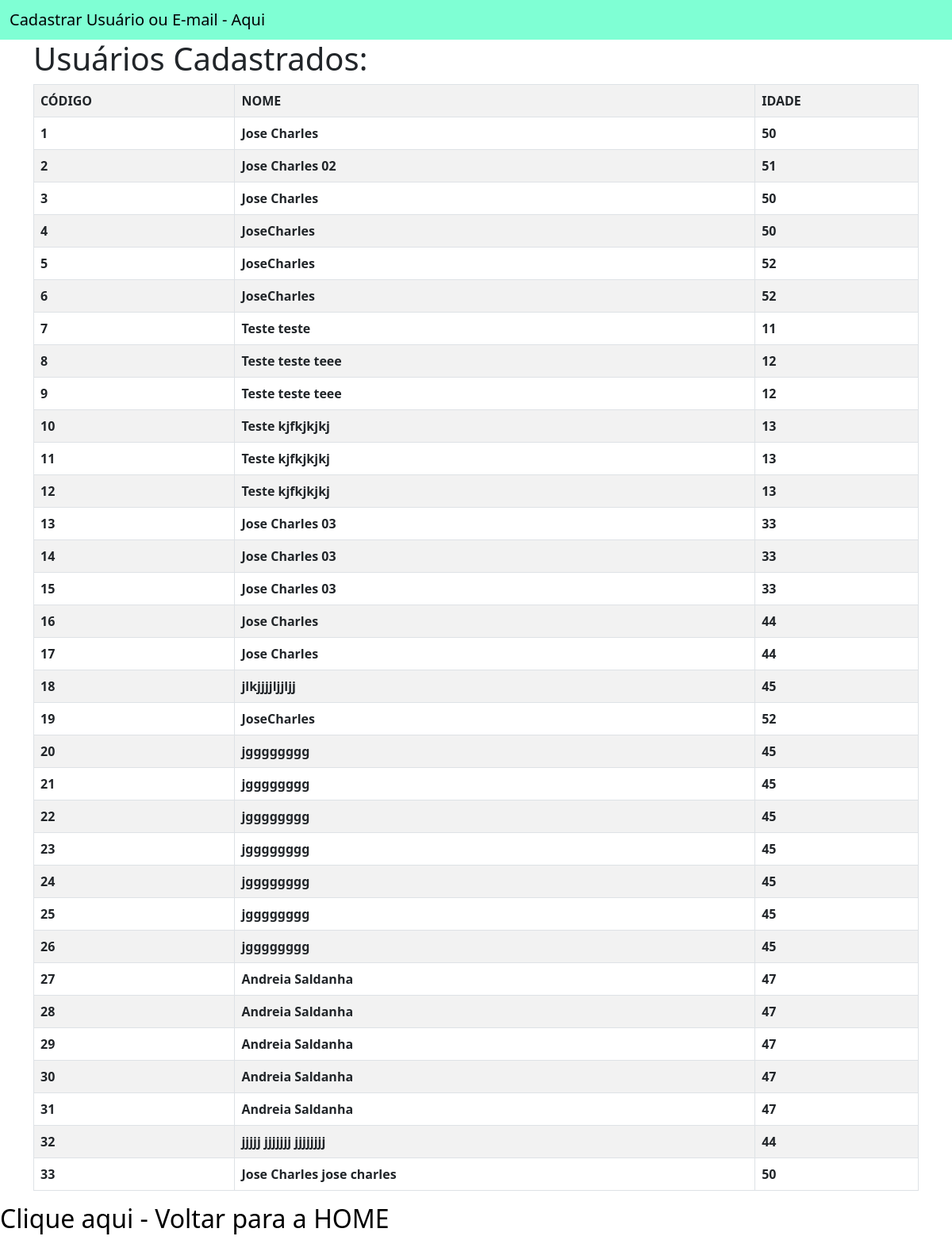
Page /usuarios/usuarios.html on the earlier database version.
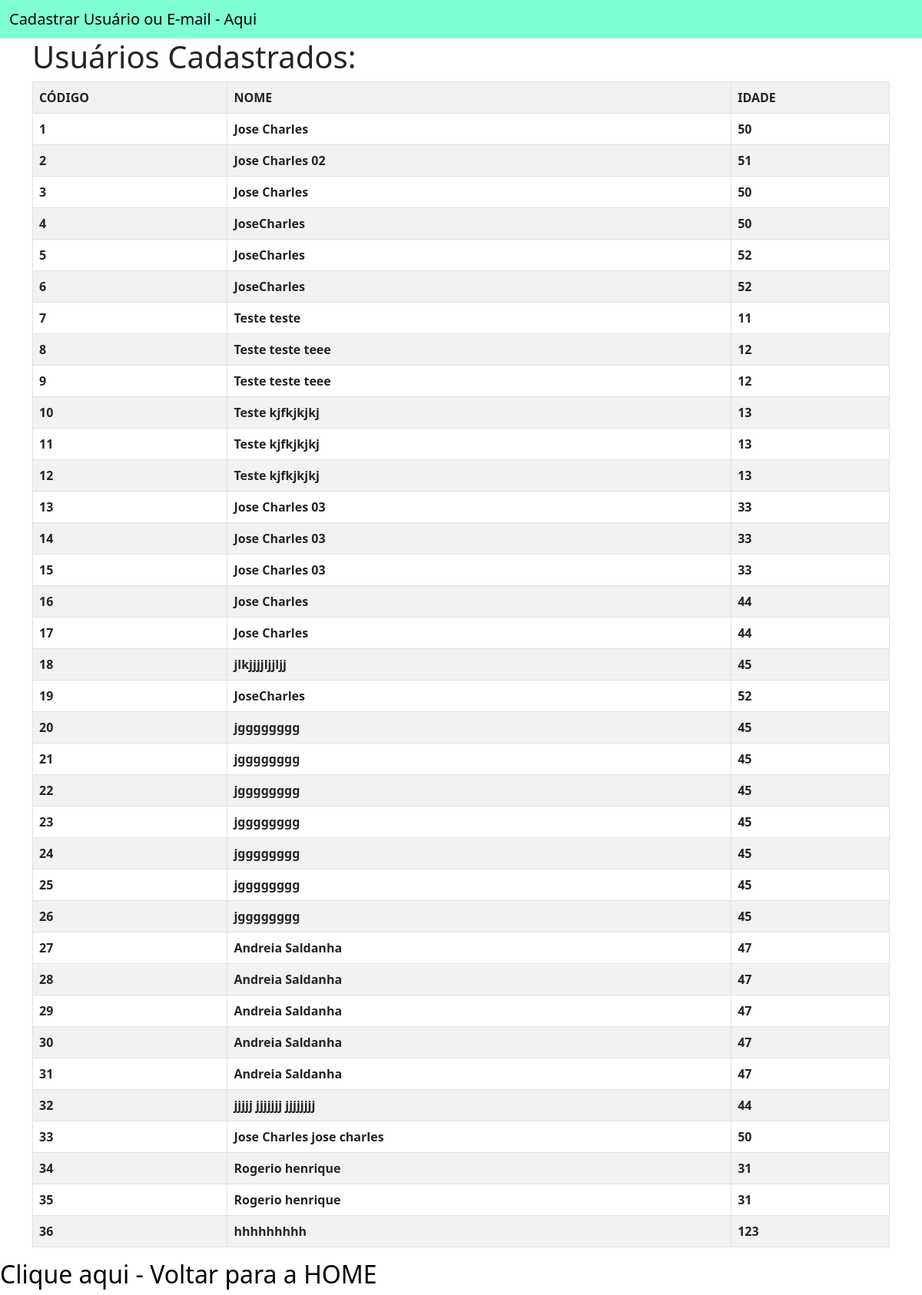
Same page on the later database version.
### app_cad_usuarios/models.py (models this page shows)
class Usuario(models.Model):
    id_usuario = models.AutoField(primary_key=True)
    nome = models.TextField(max_length=255)
    idade = models.IntegerField()

### app_cad_usuarios/views.py (the view)
# urls.py: path('usuarios/usuarios.html', views.lista_usuarios, name='lista_usuarios'),
def lista_usuarios(request):
    print(' chamando lista de usuarios 17 17 ')
    usuarios = {
        'usuarios': Usuario.objects.all()
    }
    return render(request, 'usuarios/usuarios.html', usuarios)

### app_cad_usuarios/templates/usuarios/usuarios.html
{% extends 'usuarios/base.html' %}
{% block conteudo %}
    <div class="container">
        <h1>Usuários Cadastrados: </h1>
        <table class="table table-striped table-bordered">
            <tr>
                <th>CÓDIGO</th>
                <th>NOME</th>
                <th>IDADE</th>
            </tr>
            {% for usuario in usuarios %}
            <tr>
                <td> <b> {{usuario.id_usuario}} </b> </td>
                <td> <b> {{usuario.nome}} </b> </td>
                <td> <b> {{usuario.idade}} </b> </td>
            </tr>
            {% endfor %}
        </table>
    </div>
    <div>
        <h2>
            <a href="{% url 'home' %}" style="text-decoration: none; color: black;">
                Clique aqui - Voltar para a HOME
            </a>
        </h2>
    </div>
{% endblock %}

Differences in the rows shown:
added Usuario: id_usuario "34", nome "Rogerio henrique", idade "31"
added Usuario: id_usuario "35", nome "Rogerio henrique", idade "31"
added Usuario: id_usuario "36", nome "hhhhhhhhh", idade "123"
